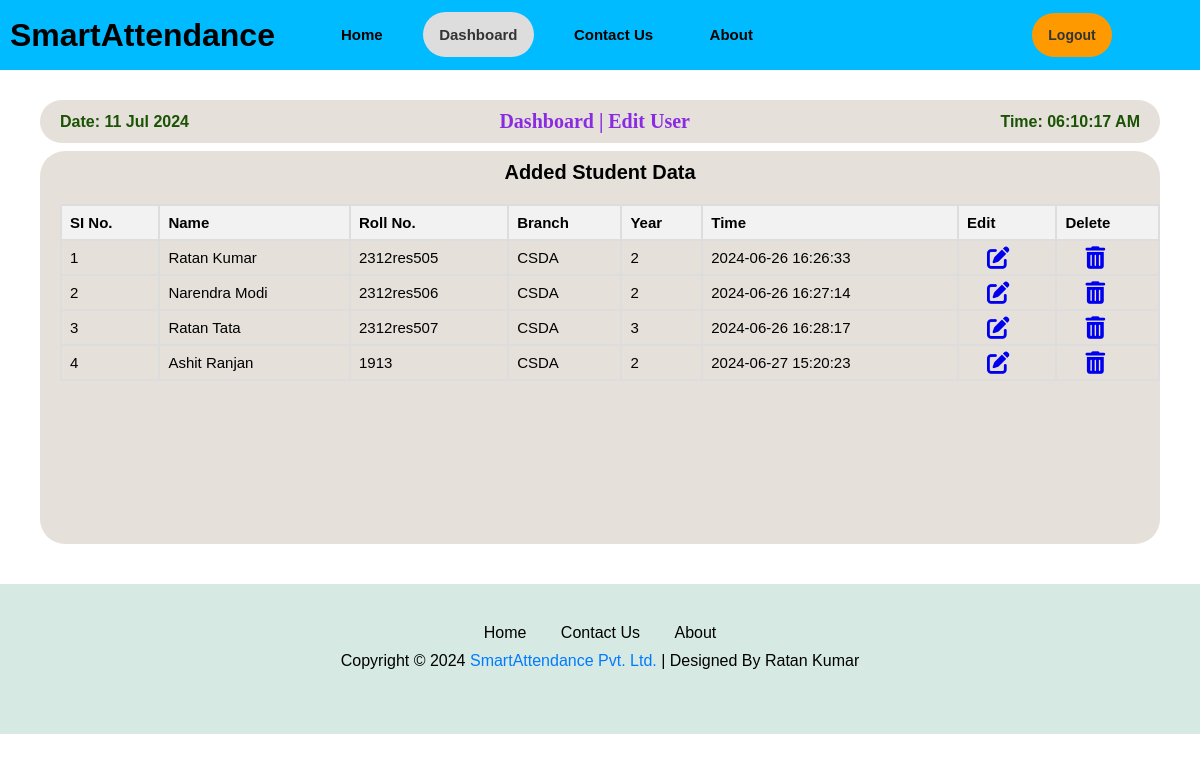
The app's page /edit_user (signed in), older data.
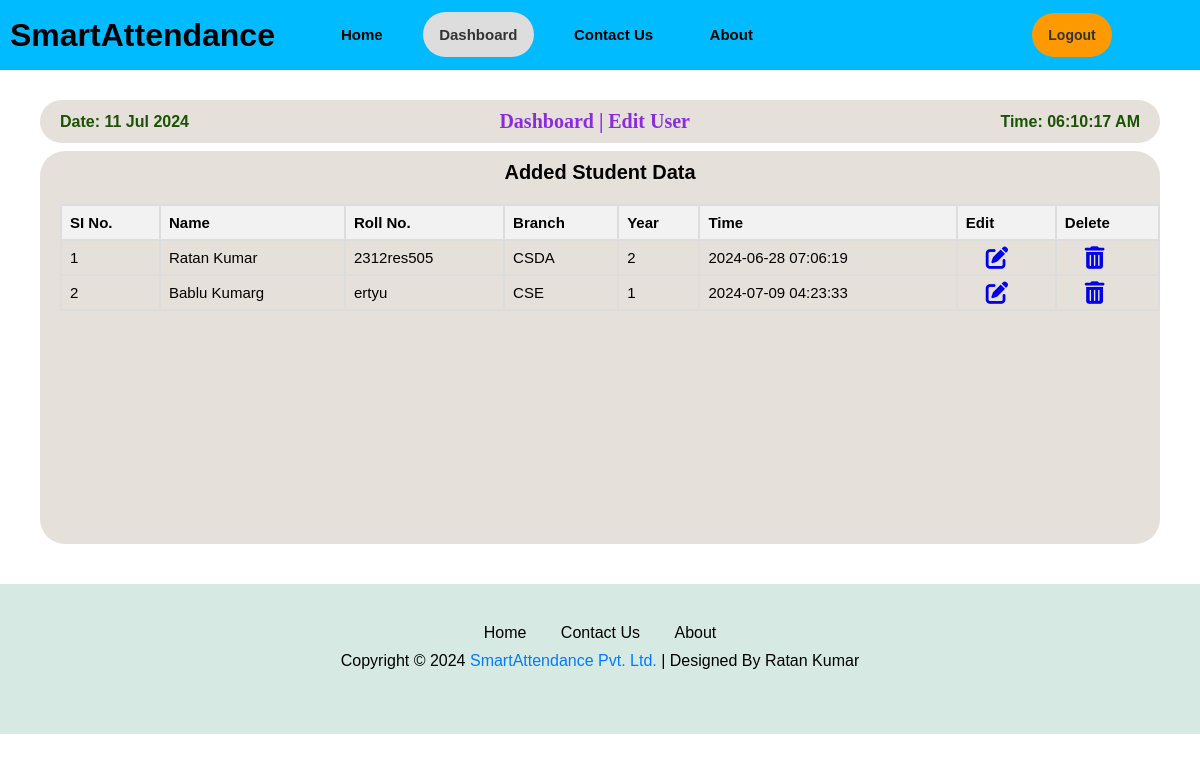
The same page, newer data.
### app.py (models this page shows, shortened)
class Student(db.Model):
    st_id = db.Column(db.Integer, primary_key=True)
    user_id = db.Column(db.Integer, db.ForeignKey('user.id'), nullable=False)
    st_name = db.Column(db.String(100), nullable=False)
    roll_no = db.Column(db.String(100), unique=True, nullable=False)
    branch = db.Column(db.String(100), nullable=False)
    year = db.Column(db.String(100), nullable=False)
    created_at = db.Column(db.DateTime(timezone=True), server_default=func.now())
    user = db.relationship('User', backref=db.backref('students', lazy=True))

### app.py (the view)
@app.route('/edit_user')
def dashboard_edit_user():
    if 'email' in session:
        user = User.query.filter_by(email=session['email']).first()
        students = Student.query.filter_by(user_id=user.id).all()
        return render_template('edit_user.html', active_page='dashboard', user=user, title='Dashboard | All Students', students=students)
    else:
        flash('You need to login first.', 'error')
        return redirect('/login')

### templates/edit_user.html (shortened to what this page needs)
{% extends "layout.html" %}
{% block content %}
<link rel="stylesheet" href="{{ url_for('static', filename='css/edit_user.css') }}">
<div class="main-page">
    <div class="dashboard-page">
        <div class="Dashboard-menu-header">
            <h7 id="today_date">Date: {{ today_date }}</h7>
            <h1>Dashboard | Edit User</h1>
            <h7 id="today_time">Time: {{ today_time }}</h7>
        </div>
        <div class="Dashboard-menu2">
            <h1>Added Student Data</h1>
            <div class="attendance-table">
                <table>
                    <thead>
                        <tr>
                            <th>SI No.</th>
                            <th>Name</th>
                            <th>Roll No.</th>
                            <th>Branch</th>
                            <th>Year</th>
                            <th>Time</th>
                            <th>Edit</th>
                            <th>Delete</th>
                        </tr>
                    </thead>
                    <tbody id="student-data">
                        {% for student in students %}
                        <tr>
                            <td>{{ loop.index }}</td>
                            <td>{{ student.st_name }}</td>
                            <td>{{ student.roll_no }}</td>
                            <td>{{ student.branch }}</td>
                            <td>{{ student.year }}</td>
                            <td>{{ student.created_at }}</td>
                            <td><a href="{{ url_for('edit_user', student_id=student.st_id) }}"></a></td>
                            <td><a href="{{ url_for('delete_user', student_id=student.st_id) }}"></a></td>
                        </tr>
                        {% endfor %}
                    </tbody>
                </table>
            </div>
        </div>
    </div>
</div>
{% endblock %}

### templates/layout.html (shortened to what this page needs)
<!DOCTYPE html>
<html lang="en">
<head>
    <link rel="stylesheet" href="https://cdnjs.cloudflare.com/ajax/libs/font-awesome/6.5.1/css/all.min.css">
    <link rel="stylesheet" href="{{ url_for('static', filename='css/layout.css') }}">
</head>
<body>
    <header class="header">
        <a href="/" class="logo">SmartAttendance</a>
        <div class="navbars">
            <a href="/" {% if active_page == 'home' %}class="active"{% endif %}>Home</a>
            <a href="/dashboard" {% if active_page == 'dashboard' %}class="active"{% endif %}>Dashboard</a>
            <a href="/contactus" {% if active_page == 'contactus' %}class="active"{% endif %}>Contact Us</a>
            <a href="/about" {% if active_page == 'about' %}class="active"{% endif %}>About</a>
        </div>
        <div class="login-signup">
            {% if 'email' in session %}
                <button type="submit" style="margin: auto;"><a href="/logout">Logout</a></button>
            {% else %}
                <button type="submit"><a href="/login">Login</a></button>
                <button type="submit"><a href="/register">Register</a></button>
            {% endif %}
        </div>
    </header>
    {% block content %}{% endblock %}
    <footer>
        <div class="footer-div">
            <div class="footer-menu">
                <a href="/">Home</a>
                <a href="/contactus">Contact Us</a>
                <a href="/about">About</a>
            </div>
            <div class="footer-copyright">
                <p>Copyright © 2024 <a href="/">SmartAttendance Pvt. Ltd.</a> | Designed By Ratan Kumar</p>
            </div>
        </div>
    </footer>
</body>
</html>

### static/css/layout.css (style rules this page uses)
* { margin: 0px; padding: 0px; box-sizing: border-box; font-family: sans-serif; }
body { width: 100%; height: auto; }
.header { width: 100%; height: 70px; background-color: rgb(0,187,255); padding: 10px; display: flex; align-items: center; position: fixed; }
.logo { font-size: 32px; color: black; text-decoration: none; font-weight: 700; width: 25%; }
.navbars { width: 55%; }
.navbars a { font-size: 15px; color: black; text-decoration: none; font-weight: 700; text-align: center; padding: 14px 16px; margin-left: 20px; }
.navbars a.active { background-color: #ddd; color: #333; border-radius: 30px; }
.login-signup { position: relative; width: 20%; display: flex; align-items: center; justify-content: center; }
button { border-radius: 25px; padding: 14px 16px; margin: 10px; border: none; background-color: #ff9900; cursor: pointer; transition: background-color 0.3s ease; font-size: 14px; color: black; }
button a { text-decoration: none; color: #333; font-size: 14px; font-weight: 700; }
.footer-div { width: 100%; height: 150px; background-color: #d6eae3; text-align: center; padding: 40px; }
.footer-menu { margin-bottom: 10px; }
.footer-menu a { margin: 0 15px; text-decoration: none; color: #000; }
.footer-copyright { color: #000; }
.footer-copyright a { color: #007bff; text-decoration: none; }

### static/css/edit_user.css (style rules this page uses)
.main-page { height: auto; width: 100%; display: flex; }
.dashboard-page { height: auto; width: 100%; }
.Dashboard-menu-header { display: flex; align-items: center; justify-content: space-between; width: auto; height: auto; margin: 100px 40px 8px; background-color: #E5E1DA; border-radius: 25px; padding: 10px 20px 10px; }
.Dashboard-menu-header h1 { font-size: 20px; font-weight: bold; font-family: Georgia, 'Times New Roman', Times, serif; color: blueviolet; }
.Dashboard-menu-header h7 { color: rgb(27, 83, 4); font-weight: bold; }
.Dashboard-menu2 { width: auto; height: auto; margin: 8px 40px 40px; background-color: #E5E1DA; border-radius: 25px; }
.Dashboard-menu2 h1 { font-size: 20px; font-weight: bold; text-align: center; padding: 10px; }
.attendance-table { height: 350px; overflow-y: auto; overflow-x: auto; font-size: 15px; padding: 10px 0px 30px 20px; }
table { width: 100%; border-collapse: collapse; }
th, td { border: 2px solid #ddd; padding: 8px; text-align: left; }
th { background-color: #f2f2f2; }

Row changes from the older to the newer data that the page shows:
removed Student: st_name "Narendra Modi", roll_no "2312res506", branch "CSDA", year "2", created_at "2024-06-26 16:27:14"
removed Student: st_name "Ratan Tata", roll_no "2312res507", branch "CSDA", year "3", created_at "2024-06-26 16:28:17"
removed Student: st_name "Ashit Ranjan", roll_no "1913", branch "CSDA", year "2", created_at "2024-06-27 15:20:23"
changed Student "Ratan Kumar": created_at "2024-06-26 16:26:33" → "2024-06-28 07:06:19"
added Student: st_name "Bablu Kumarg", roll_no "ertyu", branch "CSE", year "1", created_at "2024-07-09 04:23:33"
